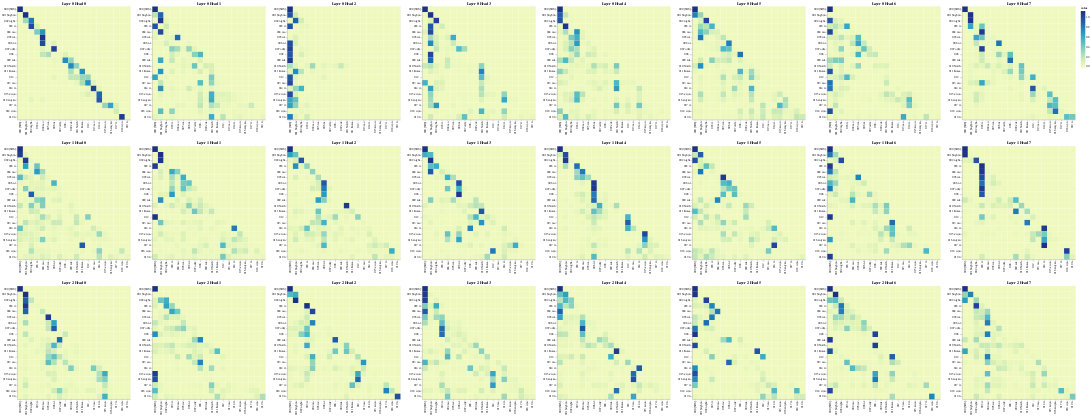

Write notebook code for a chart like this one.
### Code cell
get_all_attention_maps("decoder", layers, heads, decoder_input_tokens, decoder_input_tokens, min(20, sentence_len))

### Figure 1 — Vega-Lite specification as saved in the notebook (floating-point values rounded to 4 significant figures; data arrays with more than 128 entries replaced by an {"elided": "..."} marker saying what was removed)
{"config": {"view": {"continuousWidth": 300, "continuousHeight": 300}}, "vconcat": [{"hconcat": [{"data": {"name": "data-f18103a0dd036552d52ae2413963258c"}, "mark": {"type": "rect"}, "encoding": {"color": {"field": "value", "type": "quantitative"}, "tooltip": [{"field": "row", "type": "quantitative"}, {"field": "column", "type": "quantitative"}, {"field": "value", "type": "quantitative"}, {"field": "row_token", "type": "nominal"}, {"field": "col_token", "type": "nominal"}], "x": {"axis": {"title": ""}, "field": "col_token", "type": "nominal"}, "y": {"axis": {"title": ""}, "field": "row_token", "type": "nominal"}}, "height": 400, "name": "view_217", "title": "Layer 0 Head 0", "width": 400}, {"data": {"name": "data-349fb5ebfcab7d5c8cf314bdbd71b8f1"}, "mark": {"type": "rect"}, "encoding": {"color": {"field": "value", "type": "quantitative"}, "tooltip": [{"field": "row", "type": "quantitative"}, {"field": "column", "type": "quantitative"}, {"field": "value", "type": "quantitative"}, {"field": "row_token", "type": "nominal"}, {"field": "col_token", "type": "nominal"}], "x": {"axis": {"title": ""}, "field": "col_token", "type": "nominal"}, "y": {"axis": {"title": ""}, "field": "row_token", "type": "nominal"}}, "height": 400, "name": "view_218", "title": "Layer 0 Head 1", "width": 400}, {"data": {"name": "data-c08573e32cfe6c65443dd2206622d106"}, "mark": {"type": "rect"}, "encoding": {"color": {"field": "value", "type": "quantitative"}, "tooltip": [{"field": "row", "type": "quantitative"}, {"field": "column", "type": "quantitative"}, {"field": "value", "type": "quantitative"}, {"field": "row_token", "type": "nominal"}, {"field": "col_token", "type": "nominal"}], "x": {"axis": {"title": ""}, "field": "col_token", "type": "nominal"}, "y": {"axis": {"title": ""}, "field": "row_token", "type": "nominal"}}, "height": 400, "name": "view_219", "title": "Layer 0 Head 2", "width": 400}, {"data": {"name": "data-708753bc51852ea1eac1e41d7dc550c5"}, "mark": {"type": "rect"}, "encoding": {"color": {"field": "value", "type": "quantitative"}, "tooltip": [{"field": "row", "type": "quantitative"}, {"field": "column", "type": "quantitative"}, {"field": "value", "type": "quantitative"}, {"field": "row_token", "type": "nominal"}, {"field": "col_token", "type": "nominal"}], "x": {"axis": {"title": ""}, "field": "col_token", "type": "nominal"}, "y": {"axis": {"title": ""}, "field": "row_token", "type": "nominal"}}, "height": 400, "name": "view_220", "title": "Layer 0 Head 3", "width": 400}, {"data": {"name": "data-12f6adecb86b6962615ddbe991f38443"}, "mark": {"type": "rect"}, "encoding": {"color": {"field": "value", "type": "quantitative"}, "tooltip": [{"field": "row", "type": "quantitative"}, {"field": "column", "type": "quantitative"}, {"field": "value", "type": "quantitative"}, {"field": "row_token", "type": "nominal"}, {"field": "col_token", "type": "nominal"}], "x": {"axis": {"title": ""}, "field": "col_token", "type": "nominal"}, "y": {"axis": {"title": ""}, "field": "row_token", "type": "nominal"}}, "height": 400, "name": "view_221", "title": "Layer 0 Head 4", "width": 400}, {"data": {"name": "data-9b5db83194e85d9f60d73a4d405569f2"}, "mark": {"type": "rect"}, "encoding": {"color": {"field": "value", "type": "quantitative"}, "tooltip": [{"field": "row", "type": "quantitative"}, {"field": "column", "type": "quantitative"}, {"field": "value", "type": "quantitative"}, {"field": "row_token", "type": "nominal"}, {"field": "col_token", "type": "nominal"}], "x": {"axis": {"title": ""}, "field": "col_token", "type": "nominal"}, "y": {"axis": {"title": ""}, "field": "row_token", "type": "nominal"}}, "height": 400, "name": "view_222", "title": "Layer 0 Head 5", "width": 400}, {"data": {"name": "data-196308d824367637e62d75d0a00d2fd4"}, "mark": {"type": "rect"}, "encoding": {"color": {"field": "value", "type": "quantitative"}, "tooltip": [{"field": "row", "type": "quantitative"}, {"field": "column", "type": "quantitative"}, {"field": "value", "type": "quantitative"}, {"field": "row_token", "type": "nominal"}, {"field": "col_token", "type": "nominal"}], "x": {"axis": {"title": ""}, "field": "col_token", "type": "nominal"}, "y": {"axis": {"title": ""}, "field": "row_token", "type": "nominal"}}, "height": 400, "name": "view_223", "title": "Layer 0 Head 6", "width": 400}, {"data": {"name": "data-4672ed00746273bbb736d295f6e161d8"}, "mark": {"type": "rect"}, "encoding": {"color": {"field": "value", "type": "quantitative"}, "tooltip": [{"field": "row", "type": "quantitative"}, {"field": "column", "type": "quantitative"}, {"field": "value", "type": "quantitative"}, {"field": "row_token", "type": "nominal"}, {"field": "col_token", "type": "nominal"}], "x": {"axis": {"title": ""}, "field": "col_token", "type": "nominal"}, "y": {"axis": {"title": ""}, "field": "row_token", "type": "nominal"}}, "height": 400, "name": "view_224", "title": "Layer 0 Head 7", "width": 400}]}, {"hconcat": [{"data": {"name": "data-0c7fcda78fed7beb02185c16282e6891"}, "mark": {"type": "rect"}, "encoding": {"color": {"field": "value", "type": "quantitative"}, "tooltip": [{"field": "row", "type": "quantitative"}, {"field": "column", "type": "quantitative"}, {"field": "value", "type": "quantitative"}, {"field": "row_token", "type": "nominal"}, {"field": "col_token", "type": "nominal"}], "x": {"axis": {"title": ""}, "field": "col_token", "type": "nominal"}, "y": {"axis": {"title": ""}, "field": "row_token", "type": "nominal"}}, "height": 400, "name": "view_225", "title": "Layer 1 Head 0", "width": 400}, {"data": {"name": "data-4947f9bf09489016a9a066bea75053b6"}, "mark": {"type": "rect"}, "encoding": {"color": {"field": "value", "type": "quantitative"}, "tooltip": [{"field": "row", "type": "quantitative"}, {"field": "column", "type": "quantitative"}, {"field": "value", "type": "quantitative"}, {"field": "row_token", "type": "nominal"}, {"field": "col_token", "type": "nominal"}], "x": {"axis": {"title": ""}, "field": "col_token", "type": "nominal"}, "y": {"axis": {"title": ""}, "field": "row_token", "type": "nominal"}}, "height": 400, "name": "view_226", "title": "Layer 1 Head 1", "width": 400}, {"data": {"name": "data-c1b6fbd2de2c9b911be1c83c0d695342"}, "mark": {"type": "rect"}, "encoding": {"color": {"field": "value", "type": "quantitative"}, "tooltip": [{"field": "row", "type": "quantitative"}, {"field": "column", "type": "quantitative"}, {"field": "value", "type": "quantitative"}, {"field": "row_token", "type": "nominal"}, {"field": "col_token", "type": "nominal"}], "x": {"axis": {"title": ""}, "field": "col_token", "type": "nominal"}, "y": {"axis": {"title": ""}, "field": "row_token", "type": "nominal"}}, "height": 400, "name": "view_227", "title": "Layer 1 Head 2", "width": 400}, {"data": {"name": "data-8458b5e1d8de1b9a265843633cc560ad"}, "mark": {"type": "rect"}, "encoding": {"color": {"field": "value", "type": "quantitative"}, "tooltip": [{"field": "row", "type": "quantitative"}, {"field": "column", "type": "quantitative"}, {"field": "value", "type": "quantitative"}, {"field": "row_token", "type": "nominal"}, {"field": "col_token", "type": "nominal"}], "x": {"axis": {"title": ""}, "field": "col_token", "type": "nominal"}, "y": {"axis": {"title": ""}, "field": "row_token", "type": "nominal"}}, "height": 400, "name": "view_228", "title": "Layer 1 Head 3", "width": 400}, {"data": {"name": "data-0261245dbd9f43def447dfb1a5c649ce"}, "mark": {"type": "rect"}, "encoding": {"color": {"field": "value", "type": "quantitative"}, "tooltip": [{"field": "row", "type": "quantitative"}, {"field": "column", "type": "quantitative"}, {"field": "value", "type": "quantitative"}, {"field": "row_token", "type": "nominal"}, {"field": "col_token", "type": "nominal"}], "x": {"axis": {"title": ""}, "field": "col_token", "type": "nominal"}, "y": {"axis": {"title": ""}, "field": "row_token", "type": "nominal"}}, "height": 400, "name": "view_229", "title": "Layer 1 Head 4", "width": 400}, {"data": {"name": "data-d0f3c3e2415790aa483747418e4b0e85"}, "mark": {"type": "rect"}, "encoding": {"color": {"field": "value", "type": "quantitative"}, "tooltip": [{"field": "row", "type": "quantitative"}, {"field": "column", "type": "quantitative"}, {"field": "value", "type": "quantitative"}, {"field": "row_token", "type": "nominal"}, {"field": "col_token", "type": "nominal"}], "x": {"axis": {"title": ""}, "field": "col_token", "type": "nominal"}, "y": {"axis": {"title": ""}, "field": "row_token", "type": "nominal"}}, "height": 400, "name": "view_230", "title": "Layer 1 Head 5", "width": 400}, {"data": {"name": "data-5c2158e7f1d719d2fd2282fd3bc98fd6"}, "mark": {"type": "rect"}, "encoding": {"color": {"field": "value", "type": "quantitative"}, "tooltip": [{"field": "row", "type": "quantitative"}, {"field": "column", "type": "quantitative"}, {"field": "value", "type": "quantitative"}, {"field": "row_token", "type": "nominal"}, {"field": "col_token", "type": "nominal"}], "x": {"axis": {"title": ""}, "field": "col_token", "type": "nominal"}, "y": {"axis": {"title": ""}, "field": "row_token", "type": "nominal"}}, "height": 400, "name": "view_231", "title": "Layer 1 Head 6", "width": 400}, {"data": {"name": "data-c7def2e154a9e64c28a43052cd8f5f10"}, "mark": {"type": "rect"}, "encoding": {"color": {"field": "value", "type": "quantitative"}, "tooltip": [{"field": "row", "type": "quantitative"}, {"field": "column", "type": "quantitative"}, {"field": "value", "type": "quantitative"}, {"field": "row_token", "type": "nominal"}, {"field": "col_token", "type": "nominal"}], "x": {"axis": {"title": ""}, "field": "col_token", "type": "nominal"}, "y": {"axis": {"title": ""}, "field": "row_token", "type": "nominal"}}, "height": 400, "name": "view_232", "title": "Layer 1 Head 7", "width": 400}]}, {"hconcat": [{"data": {"name": "data-89ec734eac199bee06cccb63b7946c56"}, "mark": {"type": "rect"}, "encoding": {"color": {"field": "value", "type": "quantitative"}, "tooltip": [{"field": "row", "type": "quantitative"}, {"field": "column", "type": "quantitative"}, {"field": "value", "type": "quantitative"}, {"field": "row_token", "type": "nominal"}, {"field": "col_token", "type": "nominal"}], "x": {"axis": {"title": ""}, "field": "col_token", "type": "nominal"}, "y": {"axis": {"title": ""}, "field": "row_token", "type": "nominal"}}, "height": 400, "name": "view_233", "title": "Layer 2 Head 0", "width": 400}, {"data": {"name": "data-23dea2a9ad21aae5d1172b81811e26e6"}, "mark": {"type": "rect"}, "encoding": {"color": {"field": "value", "type": "quantitative"}, "tooltip": [{"field": "row", "type": "quantitative"}, {"field": "column", "type": "quantitative"}, {"field": "value", "type": "quantitative"}, {"field": "row_token", "type": "nominal"}, {"field": "col_token", "type": "nominal"}], "x": {"axis": {"title": ""}, "field": "col_token", "type": "nominal"}, "y": {"axis": {"title": ""}, "field": "row_token", "type": "nominal"}}, "height": 400, "name": "view_234", "title": "Layer 2 Head 1", "width": 400}, {"data": {"name": "data-560d17453015239868a4015a65c57cc8"}, "mark": {"type": "rect"}, "encoding": {"color": {"field": "value", "type": "quantitative"}, "tooltip": [{"field": "row", "type": "quantitative"}, {"field": "column", "type": "quantitative"}, {"field": "value", "type": "quantitative"}, {"field": "row_token", "type": "nominal"}, {"field": "col_token", "type": "nominal"}], "x": {"axis": {"title": ""}, "field": "col_token", "type": "nominal"}, "y": {"axis": {"title": ""}, "field": "row_token", "type": "nominal"}}, "height": 400, "name": "view_235", "title": "Layer 2 Head 2", "width": 400}, {"data": {"name": "data-42a5ff638b7b84d90d98df602a43808e"}, "mark": {"type": "rect"}, "encoding": {"color": {"field": "value", "type": "quantitative"}, "tooltip": [{"field": "row", "type": "quantitative"}, {"field": "column", "type": "quantitative"}, {"field": "value", "type": "quantitative"}, {"field": "row_token", "type": "nominal"}, {"field": "col_token", "type": "nominal"}], "x": {"axis": {"title": ""}, "field": "col_token", "type": "nominal"}, "y": {"axis": {"title": ""}, "field": "row_token", "type": "nominal"}}, "height": 400, "name": "view_236", "title": "Layer 2 Head 3", "width": 400}, {"data": {"name": "data-747112b2befb5faa9a1722a4883adc34"}, "mark": {"type": "rect"}, "encoding": {"color": {"field": "value", "type": "quantitative"}, "tooltip": [{"field": "row", "type": "quantitative"}, {"field": "column", "type": "quantitative"}, {"field": "value", "type": "quantitative"}, {"field": "row_token", "type": "nominal"}, {"field": "col_token", "type": "nominal"}], "x": {"axis": {"title": ""}, "field": "col_token", "type": "nominal"}, "y": {"axis": {"title": ""}, "field": "row_token", "type": "nominal"}}, "height": 400, "name": "view_237", "title": "Layer 2 Head 4", "width": 400}, {"data": {"name": "data-0cca794a26182c8903c38ce0932825c9"}, "mark": {"type": "rect"}, "encoding": {"color": {"field": "value", "type": "quantitative"}, "tooltip": [{"field": "row", "type": "quantitative"}, {"field": "column", "type": "quantitative"}, {"field": "value", "type": "quantitative"}, {"field": "row_token", "type": "nominal"}, {"field": "col_token", "type": "nominal"}], "x": {"axis": {"title": ""}, "field": "col_token", "type": "nominal"}, "y": {"axis": {"title": ""}, "field": "row_token", "type": "nominal"}}, "height": 400, "name": "view_238", "title": "Layer 2 Head 5", "width": 400}, {"data": {"name": "data-3913793d6062d3962d76ed374e172bc9"}, "mark": {"type": "rect"}, "encoding": {"color": {"field": "value", "type": "quantitative"}, "tooltip": [{"field": "row", "type": "quantitative"}, {"field": "column", "type": "quantitative"}, {"field": "value", "type": "quantitative"}, {"field": "row_token", "type": "nominal"}, {"field": "col_token", "type": "nominal"}], "x": {"axis": {"title": ""}, "field": "col_token", "type": "nominal"}, "y": {"axis": {"title": ""}, "field": "row_token", "type": "nominal"}}, "height": 400, "name": "view_239", "title": "Layer 2 Head 6", "width": 400}, {"data": {"name": "data-688478e2b7d57d187ac2f939f5d596a4"}, "mark": {"type": "rect"}, "encoding": {"color": {"field": "value", "type": "quantitative"}, "tooltip": [{"field": "row", "type": "quantitative"}, {"field": "column", "type": "quantitative"}, {"field": "value", "type": "quantitative"}, {"field": "row_token", "type": "nominal"}, {"field": "col_token", "type": "nominal"}], "x": {"axis": {"title": ""}, "field": "col_token", "type": "nominal"}, "y": {"axis": {"title": ""}, "field": "row_token", "type": "nominal"}}, "height": 400, "name": "view_240", "title": "Layer 2 Head 7", "width": 400}]}], "params": [{"name": "param_217", "select": {"type": "interval", "encodings": ["x", "y"]}, "bind": "scales", "views": ["view_217"]}, {"name": "param_218", "select": {"type": "interval", "encodings": ["x", "y"]}, "bind": "scales", "views": ["view_218"]}, {"name": "param_219", "select": {"type": "interval", "encodings": ["x", "y"]}, "bind": "scales", "views": ["view_219"]}, {"name": "param_220", "select": {"type": "interval", "encodings": ["x", "y"]}, "bind": "scales", "views": ["view_220"]}, {"name": "param_221", "select": {"type": "interval", "encodings": ["x", "y"]}, "bind": "scales", "views": ["view_221"]}, {"name": "param_222", "select": {"type": "interval", "encodings": ["x", "y"]}, "bind": "scales", "views": ["view_222"]}, {"name": "param_223", "select": {"type": "interval", "encodings": ["x", "y"]}, "bind": "scales", "views": ["view_223"]}, {"name": "param_224", "select": {"type": "interval", "encodings": ["x", "y"]}, "bind": "scales", "views": ["view_224"]}, {"name": "param_225", "select": {"type": "interval", "encodings": ["x", "y"]}, "bind": "scales", "views": ["view_225"]}, {"name": "param_226", "select": {"type": "interval", "encodings": ["x", "y"]}, "bind": "scales", "views": ["view_226"]}, {"name": "param_227", "select": {"type": "interval", "encodings": ["x", "y"]}, "bind": "scales", "views": ["view_227"]}, {"name": "param_228", "select": {"type": "interval", "encodings": ["x", "y"]}, "bind": "scales", "views": ["view_228"]}, {"name": "param_229", "select": {"type": "interval", "encodings": ["x", "y"]}, "bind": "scales", "views": ["view_229"]}, {"name": "param_230", "select": {"type": "interval", "encodings": ["x", "y"]}, "bind": "scales", "views": ["view_230"]}, {"name": "param_231", "select": {"type": "interval", "encodings": ["x", "y"]}, "bind": "scales", "views": ["view_231"]}, {"name": "param_232", "select": {"type": "interval", "encodings": ["x", "y"]}, "bind": "scales", "views": ["view_232"]}, {"name": "param_233", "select": {"type": "interval", "encodings": ["x", "y"]}, "bind": "scales", "views": ["view_233"]}, {"name": "param_234", "select": {"type": "interval", "encodings": ["x", "y"]}, "bind": "scales", "views": ["view_234"]}, {"name": "param_235", "select": {"type": "interval", "encodings": ["x", "y"]}, "bind": "scales", "views": ["view_235"]}, {"name": "param_236", "select": {"type": "interval", "encodings": ["x", "y"]}, "bind": "scales", "views": ["view_236"]}, {"name": "param_237", "select": {"type": "interval", "encodings": ["x", "y"]}, "bind": "scales", "views": ["view_237"]}, {"name": "param_238", "select": {"type": "interval", "encodings": ["x", "y"]}, "bind": "scales", "views": ["view_238"]}, {"name": "param_239", "select": {"type": "interval", "encodings": ["x", "y"]}, "bind": "scales", "views": ["view_239"]}, {"name": "param_240", "select": {"type": "interval", "encodings": ["x", "y"]}, "bind": "scales", "views": ["view_240"]}], "$schema": "https://vega.github.io/schema/vega-lite/v5.20.1.json", "datasets": {"data-f18103a0dd036552d52ae2413963258c": {"elided": "400 records"}, "data-349fb5ebfcab7d5c8cf314bdbd71b8f1": {"elided": "400 records"}, "data-c08573e32cfe6c65443dd2206622d106": {"elided": "400 records"}, "data-708753bc51852ea1eac1e41d7dc550c5": {"elided": "400 records"}, "data-12f6adecb86b6962615ddbe991f38443": {"elided": "400 records"}, "data-9b5db83194e85d9f60d73a4d405569f2": {"elided": "400 records"}, "data-196308d824367637e62d75d0a00d2fd4": {"elided": "400 records"}, "data-4672ed00746273bbb736d295f6e161d8": {"elided": "400 records"}, "data-0c7fcda78fed7beb02185c16282e6891": {"elided": "400 records"}, "data-4947f9bf09489016a9a066bea75053b6": {"elided": "400 records"}, "data-c1b6fbd2de2c9b911be1c83c0d695342": {"elided": "400 records"}, "data-8458b5e1d8de1b9a265843633cc560ad": {"elided": "400 records"}, "data-0261245dbd9f43def447dfb1a5c649ce": {"elided": "400 records"}, "data-d0f3c3e2415790aa483747418e4b0e85": {"elided": "400 records"}, "data-5c2158e7f1d719d2fd2282fd3bc98fd6": {"elided": "400 records"}, "data-c7def2e154a9e64c28a43052cd8f5f10": {"elided": "400 records"}, "data-89ec734eac199bee06cccb63b7946c56": {"elided": "400 records"}, "data-23dea2a9ad21aae5d1172b81811e26e6": {"elided": "400 records"}, "data-560d17453015239868a4015a65c57cc8": {"elided": "400 records"}, "data-42a5ff638b7b84d90d98df602a43808e": {"elided": "400 records"}, "data-747112b2befb5faa9a1722a4883adc34": {"elided": "400 records"}, "data-0cca794a26182c8903c38ce0932825c9": {"elided": "400 records"}, "data-3913793d6062d3962d76ed374e172bc9": {"elided": "400 records"}, "data-688478e2b7d57d187ac2f939f5d596a4": {"elided": "400 records"}}}
